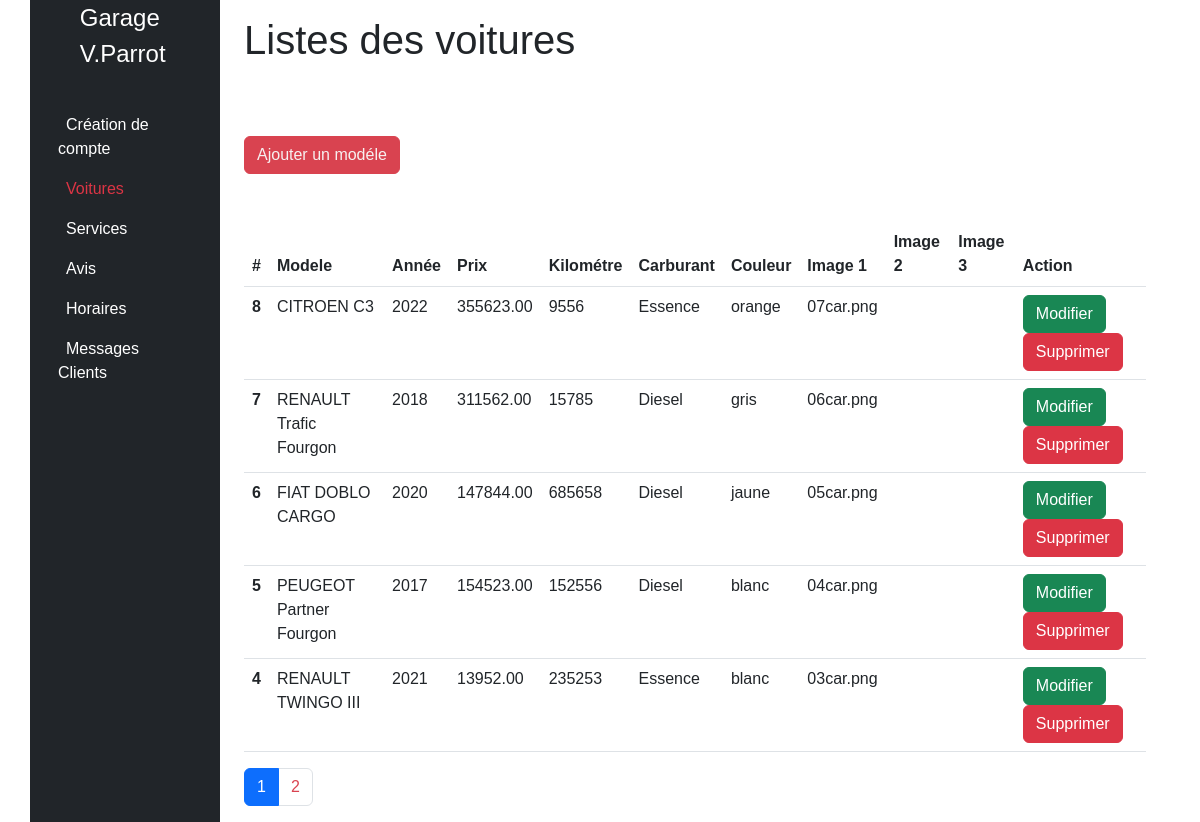
Page /admin/cars.php on the committed database.
### tables this page shows
CREATE TABLE pictures(
        picture_id INT PRIMARY KEY AUTO_INCREMENT  NOT NULL ,
        is_principal BOOL NOT NULL ,
        image1 VARCHAR (250) NOT NULL ,
        image2 VARCHAR (250) NOT NULL ,
        image3 VARCHAR (250) NOT NULL ,
        car_id INT NOT NULL,
    	CONSTRAINT picture_car_FK FOREIGN KEY (car_id) REFERENCES cars(car_id)
);

CREATE TABLE cars(
        car_id INT PRIMARY KEY AUTO_INCREMENT NOT NULL,
        model VARCHAR (50) NOT NULL,
        year INT NOT NULL,
        price DECIMAL(10, 2) NOT NULL,
   	kilometer INT NOT NULL,
        full VARCHAR(50) NOT NULL,
        color VARCHAR (50) NOT NULL
);

### lib/car.php (called while the page is built, shortened)
<?php
function getCars(PDO $pdo, int $limit = null, int $page = null):array
{
  $sql = "SELECT c.*, p.*
          FROM cars c
          LEFT JOIN pictures p ON c.car_id = p.car_id
          ORDER BY c.car_id DESC";
  if ($page){
    $sql .= " LIMIT :offset, :limit";
  }
  $query = $pdo->prepare($sql);
  if ($limit) {
    $query->bindValue(":limit", $limit, PDO::PARAM_INT);
  }
  if ($page) {
    $offset = ($page -1) * $limit;
    $query->bindValue(":offset", $offset, PDO::PARAM_INT);
  }
  $query->execute();
  $cars = $query->fetchAll(PDO::FETCH_ASSOC);
  return $cars;
}
function getTotalCar(PDO $pdo):int
{
  $sql = "SELECT COUNT(*) as total
          FROM cars";
  $query = $pdo->prepare($sql);
  $query->execute();
  $result = $query->fetch(PDO::FETCH_ASSOC);
  return $result["total"];
}
  ?>

### admin/cars.php (the view, shortened to what this page needs)
<?php
require_once __DIR__. "/../lib/pdo.php";
require_once __DIR__. "/../lib/car.php";
require_once __DIR__. "/templates/header.php";
if (isset($_GET["page"])) {
    $currentPage = (int)$_GET["page"];
} else {
    $currentPage = 1;
}
$cars = getCars($pdo, _ADMIN_ITEM_PER_PAGE_, $currentPage);
$totalCars = getTotalCar($pdo);
$totalPages = ceil($totalCars / _ADMIN_ITEM_PER_PAGE_ );
?>
<h1 class="py-3">Listes des voitures</h1>
<div class="d-flex gap-é justify-content-left py-5">
    <a class="btn btn-primary d-inline-flex align-items-left" href="car.php">
        Ajouter un modéle
    </a>
</div>
<table class="table">
    <thead>
        <tr>
        <th scope="col">#</th>
        <th scope="col">Modele</th>
        <th scope="col">Année</th>
        <th scope="col">Prix</th>
        <th scope="col">Kilométre</th>
        <th scope="col">Carburant</th>
        <th scope="col">Couleur</th>
        <th scope="col">Image 1</th>
        <th scope="col">Image 2</th>
        <th scope="col">Image 3</th>
        <th scope="col">Action</th>
        </tr>
    </thead>
    <tbody>
        <?php foreach($cars as $car) { ?>
        <tr>
        <th scope="row"><?= $car["car_id"] ?></th>
        <td><?= $car["model"] ?></td>
        <td><?= $car["year"] ?></td>
        <td><?= $car["price"] ?></td>
        <td><?= $car["kilometer"] ?></td>
        <td><?= $car["full"] ?></td>
        <td><?= $car["color"] ?></td>
        <td><?= $car["image1"] ?></td>
        <td><?= $car["image2"] ?></td>
        <td><?= $car["image3"] ?></td>
        <td>
            <a href="car.php?id=<?=$car['car_id']?>" type="button" class="btn btn-success" >Modifier</a>
            <a href="car_delete.php?id=<?=$car['car_id']?>" type="button" class="btn btn-danger"
             onclick="return confirm('Etes-vous sur de vouloir supprimer ce modéle')">
                Supprimer
            </a>
        </td>
        <?php } ?>
        </tr>
    </tbody>
    </table>
    <?php if($totalPages > 1){?>
    <nav aria-label="Page navigation">
        <ul class="pagination">
            <?php  for ($i = 1; $i <= $totalPages; $i++){ ?>
                <li class="page-item  <?php if($i === $currentPage) { echo "active";}?>"><a class="page-link" href="?page=<?=$i;?>"><?=$i;?></a></li>
            <?php } ?>
        </ul>
    </nav>
    <?php } ?>

### admin/templates/header.php (shortened to what this page needs)
<!DOCTYPE html>
<html lang="en">
<head>
    <link href="https://cdn.jsdelivr.net/npm/bootstrap@5.3.0/dist/css/bootstrap.min.css" rel="stylesheet">
    <link rel="stylesheet" href="https://cdn.jsdelivr.net/npm/bootstrap-icons@1.10.5/font/bootstrap-icons.css">
    <link rel="stylesheet" href="../assets/css/styles.css">
</head>
<body>
<?php
$mainmenu =[
    'inscription.php'=>['label'=> 'Création de compte', 'icon'=>'fa-arrow-right-to-bracket'],
    'cars.php' => ['label' => 'Voitures', 'icon' => 'fa-car'],
    'services.php' => ['label' => 'Services', 'icon' => 'fa-gauge'],
    'opinions.php' => ['label' => 'Avis', 'icon' => 'fa-pen-to-square'],
    'openingTimes.php' => ['label' => 'Horaires', 'icon' => 'fa-calendar-days'],
    'forms.php' => ['label' => 'Messages Clients', 'icon' => 'fa-message'],
];
$page_active = basename($_SERVER["SCRIPT_NAME"]);
?>
<div class="container">
    <div class="row">
        <nav class="col-md-3 col-lg-2 d-md-block bg-dark sidebar">
            <div class="sidebar-sticky">
                <a href="index.php" class="d-flex align-items-center mb-3 mb-md-0 me-md-auto text-white text-decoration-none">
                    <svg class="bi pe-none me-2" width="40" height="32"><use xlink:href="#bootstrap"></use></svg>
                    <span class="fs-4">Garage V.Parrot</span>
                </a>
                <hr>
                <ul class="nav nav-pills flex-column mb-auto">
                    <?php foreach ($mainmenu as $page => $data) { ?>
                    <li class="nav-item <?php echo ($page_active == $page) ? 'active' : ''; ?>">
                        <a href="<?php echo $page; ?>" class="nav-link <?php echo ($page_active == $page) ? 'text-danger' : 'text-white'; ?>">
                            <?php echo $data['label']; ?>
                        </a>
                    </li>
                    <?php }; ?>
                </ul>
            </div>
        </nav>
        <main class="col-md-9 ms-sm-auto col-lg-10 px-md-4">

### assets/css/styles.css (style rules this page uses)
:root { --primary: #D94350; --secondary: #D9777F; --success: #28a745; --danger: #dc3545; --warning: #fd7e14; --info: #17a2b8; --light: #f8f9fa; --dark: #1d1f20; --bs-nav-link-color: var(--primary); --bs-link-color: var(--primary); --bs-link-hover-color: var(--secondary); }
.btn-primary { --bs-btn-color: #f7f0f0; --bs-btn-bg: var(--primary); --bs-btn-border-color: var(--primary); --bs-btn-hover-color: #fff; --bs-btn-hover-bg: #ffc697; --bs-btn-hover-border-color: var(--secondary); --bs-btn-focus-shadow-rgb: 49,132,253; --bs-btn-active-color: #fff; --bs-btn-active-bg: #4e7277; --bs-btn-active-border-color: var(--secondary); --bs-btn-active-shadow: inset 0 3px 5px rgba(0, 0, 0, 0.125); --bs-btn-disabled-color: #fff; --bs-btn-disabled-bg: #4f4f4f; --bs-btn-disabled-border-color: #343434; }
.nav-pills { --bs-nav-pills-border-radius: 0.375rem; --bs-nav-pills-link-active-color: #fff; --bs-nav-pills-link-active-bg: var(--primary); }
body { font-family: 'Barlow Condensed', sans-serif; }
h1, h2 { font-family: 'Rajdhani', sans-serif; }

### rows in the picture
pictures: car "8", car.model "CITROEN C3", car.year "2022", car.price "355623.00", car.kilometer "9556", car.full "Essence", car.color "orange", image1 "07car.png"
pictures: car "7", car.model "RENAULT Trafic Fourgon", car.year "2018", car.price "311562.00", car.kilometer "15785", car.full "Diesel", car.color "gris", image1 "06car.png"
pictures: car "6", car.model "FIAT DOBLO CARGO", car.year "2020", car.price "147844.00", car.kilometer "685658", car.full "Diesel", car.color "jaune", image1 "05car.png"
pictures: car "5", car.model "PEUGEOT Partner Fourgon", car.year "2017", car.price "154523.00", car.kilometer "152556", car.full "Diesel", car.color "blanc", image1 "04car.png"
pictures: car "4", car.model "RENAULT TWINGO III", car.year "2021", car.price "13952.00", car.kilometer "235253", car.full "Essence", car.color "blanc", image1 "03car.png"

### other values in the picture
$data['label'] "Création de compte"
$data['label'] "Voitures"
$data['label'] "Services"
$data['label'] "Avis"
$data['label'] "Horaires"
$data['label'] "Messages Clients"
